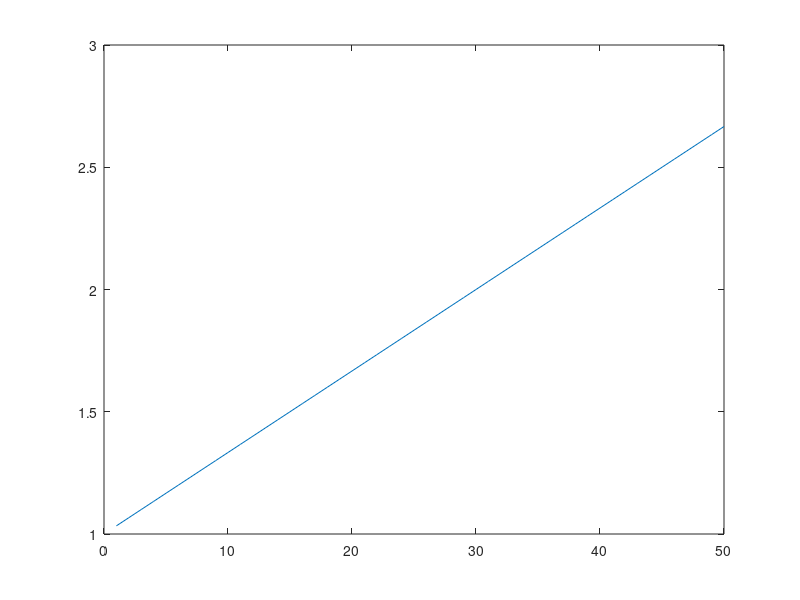

MATLAB code for this plot:
% script to calculate steady state length of chain of springs with fore F
% applied at one end.

clear 
close all
F=1.0;
k=30.0;
R0 = 1.0;
n=1:50;

R= F*n/k+R0;

plot(n,R);